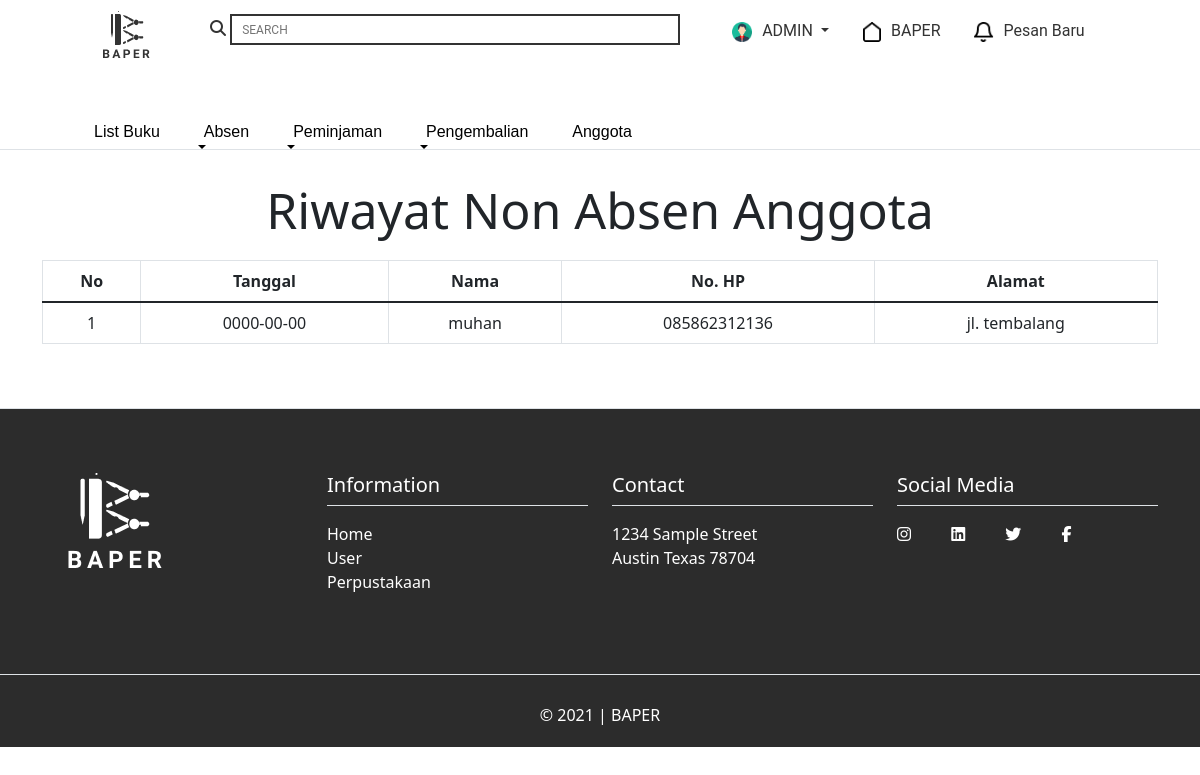
Screenshot of /riwayat_absen_non.php (signed in) with the database file from the repository.
### tables this page shows
CREATE TABLE `absennonanggota` (
  `id_absen_non_anggota` int(11) NOT NULL AUTO_INCREMENT,
  `tanggal` date NOT NULL,
  `nama` varchar(100) NOT NULL,
  `hp` varchar(100) NOT NULL,
  `alamat` varchar(255) NOT NULL,
  PRIMARY KEY (`id_absen_non_anggota`)
);

### riwayat_absen_non.php (the view, shortened to what this page needs)
<?php
include('./db_login.php');
?>
<!DOCTYPE html>
<html lang="en">
<head>
    <link href="https://cdn.jsdelivr.net/npm/bootstrap@5.1.3/dist/css/bootstrap.min.css" rel="stylesheet" />
    <link rel="stylesheet" href="Front end/style/riwayat_absen_non.css" />
</head>
<body>
    <?php
    include('nav_admin.php');
    ?>
    <main>
        <div class="container text-center" style="padding-top: 15%; ">
            <div class="row">
                <div class="col-md-12">
                    <div class="bg-table">
                        <div class="table-abs">
                            <h1 style="font-size: 50px;">Riwayat Non Absen Anggota</h1>
                        </div>
                    </div>
                </div>
            </div>
        </div>
        <div class="container text-center" style="padding-top: 1%; overflow-y:scroll; ">
            <div class="row">
                <div class="col-md-12">
                    <div class="table-responsive">
                        <table class="table table-bordered">
                            <thead>
                                <tr>
                                    <th rules="cols">No</th>
                                    <th>Tanggal</th>
                                    <th>Nama</th>
                                    <th>No. HP</th>
                                    <th>Alamat</th>
                                </tr>
                            </thead>
                            <tbody>
                                <?php
                                $query = $db->query('select * from absennonanggota');
                                if (!$query) {
                                    die($db->error);
                                } else {
                                    $i = 0;
                                    while ($row = $query->fetch_object()) {
                                        $i++;
                                        echo '
                                    <tr>
                                        <td>' . $i . '</td>
                                        <td>' . $row->tanggal . '</td>
                                        <td>' . $row->nama . '</td>
                                        <td>' . $row->hp . '</td>
                                        <td>' . $row->alamat . '</td>
                                    </tr>';
                                    }
                                }
                                ?>
                            </tbody>
                        </table>
                    </div>
                </div>
            </div>
        </div>
    </main>
    <?php
    include('footer.php')
    ?>
</body>
</html>

### rows the page displays
absennonanggota: tanggal "0000-00-00", nama "muhan", hp "085862312136", alamat "jl. tembalang"
